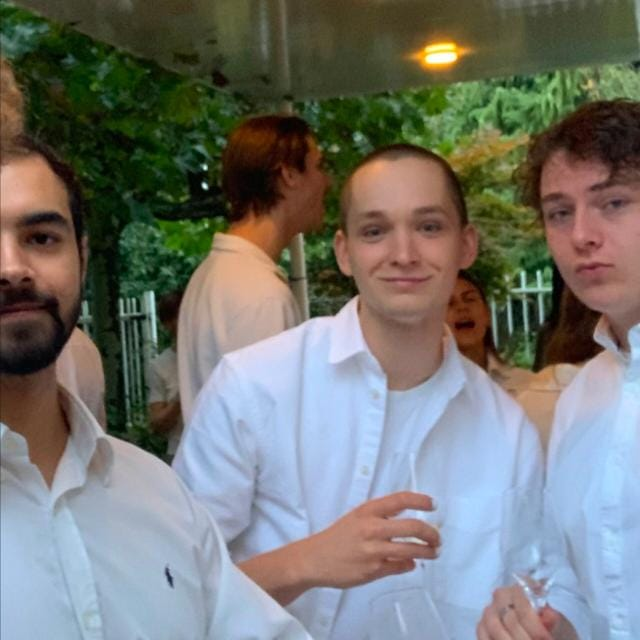
#> input picture Desktop/Persoonlijk/website/horeca/afbeeldingen/0.jpg, 640 x 640 px, given in place of boulder.png, which was not available
$ python make_collage.py
#> lines starting #> are read from the running program, lines starting #| are printed output that depends on the picture; pictures that were not available may be replaced by others from this repository, and a replacement may not be noted
#> in load_image, img is the input picture: PIL image 640x640 RGB; mean R, G, B 116.3, 117.4, 112.3
"""
Photo Collage Generator - Glass Style
======================================
Edit the IMAGES list below to change which photos appear in the collage.
The order maps to the grid left-to-right, top-to-bottom.

Usage:  python make_collage.py
Output: collage_glass.jpg
"""

from PIL import Image, ImageDraw, ImageFilter, ImageOps, ImageEnhance
import cv2
import numpy as np

# ===== CONFIGURATION - EDIT THIS =====

IMAGES = [
    "boulder.png",   # row 1, left
    "friend2.jpg",   # row 1, right
    "main.JPG",      # row 2, left
    "vacation.jpg",  # row 2, right
    "travel2.jpg",   # row 3, left
    "friends.jpg",   # row 3, right
]

COLS = 2
ROWS = 3
CELL_W = 620
CELL_H = 500
GAP = 4
PADDING = 4
RADIUS = 0
BORDER_W = 0
OUTPUT = "collage_glass.jpg"

# ======================================


def smart_crop(img_pil, target_w, target_h):
#> called with target_w = 620, target_h = 500
    img_cv = cv2.cvtColor(np.array(img_pil.convert("RGB")), cv2.COLOR_RGB2BGR)
    h, w = img_cv.shape[:2]
#> h = 640; w = 640
    target_ratio = target_w / target_h
    gray = cv2.cvtColor(img_cv, cv2.COLOR_BGR2GRAY)
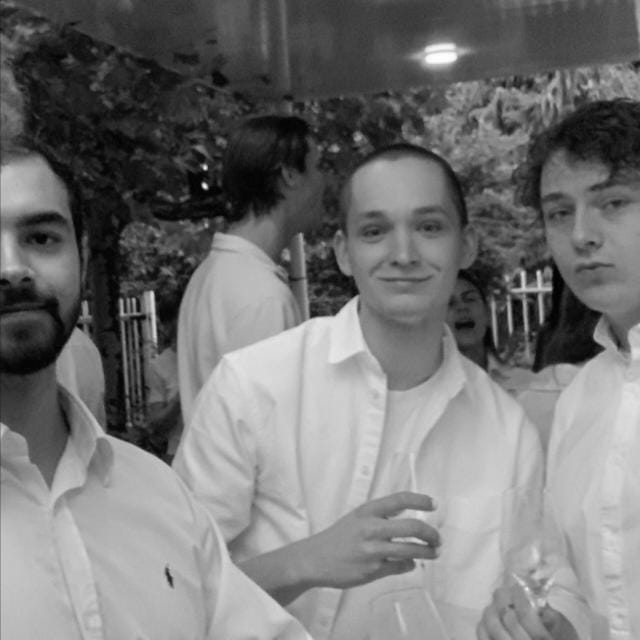
#> gray: shape (640, 640); min 0, max 254, mean 116.5
    face_cascade = cv2.CascadeClassifier(
        cv2.data.haarcascades + "haarcascade_frontalface_default.xml"
    )
    faces = face_cascade.detectMultiScale(gray, 1.1, 4, minSize=(30, 30))
#> faces = [[525, 160, 112, 112], [327, 168, 152, 152]]
    if len(faces) > 0:
        cx = int(np.mean([x + fw / 2 for x, y, fw, fh in faces]))
#> cx = 492
        cy = int(np.mean([y + fh / 2 for x, y, fw, fh in faces]))
#> cy = 230
    else:
        edges = cv2.Canny(gray, 50, 150)
        edges = cv2.GaussianBlur(edges, (51, 51), 0)
        cy_grid, cx_grid = np.mgrid[0:h, 0:w]
        center_weight = 1.0 - 0.3 * np.sqrt(
            ((cx_grid - w / 2) / (w / 2)) ** 2 + ((cy_grid - h / 2) / (h / 2)) ** 2
        )
        saliency = edges.astype(np.float32) * center_weight
        total = saliency.sum()
        if total > 0:
            cx = int((saliency * cx_grid).sum() / total)
            cy = int((saliency * cy_grid).sum() / total)
        else:
            cx, cy = w // 2, h // 2
    current_ratio = w / h
#> current_ratio = 1
    if current_ratio > target_ratio:
        crop_h = h
        crop_w = int(h * target_ratio)
    else:
        crop_w = w
#> crop_w = 640
        crop_h = int(w / target_ratio)
#> crop_h = 516
    left = max(0, min(cx - crop_w // 2, w - crop_w))
#> left = 0
    top = max(0, min(cy - crop_h // 2, h - crop_h))
#> top = 0
    return img_pil.crop((left, top, left + crop_w, top + crop_h))
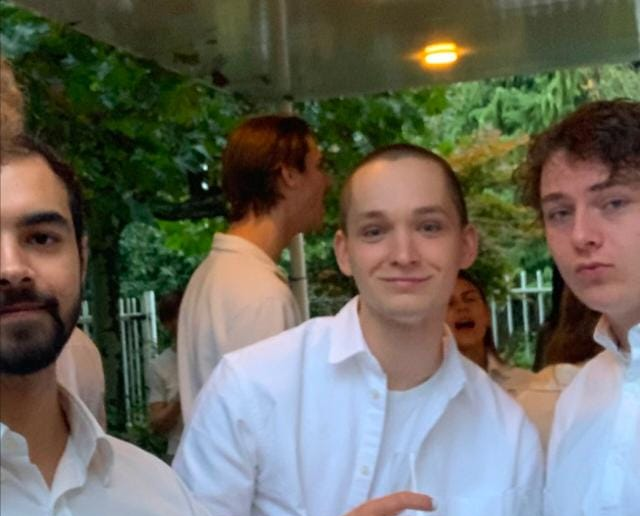
#> returned value: PIL image 640x516 RGBA; mean R, G, B, A 106.4, 105, 93.6, 255


def round_corners(img, radius):
    mask = Image.new("L", img.size, 0)
    draw = ImageDraw.Draw(mask)
    draw.rounded_rectangle([0, 0, img.size[0], img.size[1]], radius=radius, fill=255)
    result = img.copy().convert("RGBA")
    result.putalpha(mask)
    return result


def add_shadow(canvas, pos, size, radius=24, offset=8, blur=20, opacity=50):
    shadow = Image.new("RGBA", canvas.size, (0, 0, 0, 0))
    draw = ImageDraw.Draw(shadow)
    x, y = pos
    draw.rounded_rectangle(
        [x + offset, y + offset, x + size[0] + offset, y + size[1] + offset],
        radius=radius,
        fill=(0, 0, 0, opacity),
    )
    shadow = shadow.filter(ImageFilter.GaussianBlur(blur))
    return Image.alpha_composite(canvas, shadow)


def load_image(path):
    img = Image.open(path)
    img = ImageOps.exif_transpose(img)
    return img.convert("RGBA")


def generate_texture(w, h, seed=42):
    rng = np.random.RandomState(seed)
    texture = np.zeros((h, w), dtype=np.float32)
    for scale in [4, 8, 16, 32]:
        small = rng.randn(h // scale + 1, w // scale + 1).astype(np.float32)
        small_img = Image.fromarray((small * 127 + 128).clip(0, 255).astype(np.uint8))
        upscaled = small_img.resize((w, h), Image.BILINEAR)
        texture += np.array(upscaled).astype(np.float32) * (scale / 32.0)
    texture = (texture - texture.min()) / (texture.max() - texture.min())
    return texture


def main():
    cw = COLS * CELL_W + (COLS - 1) * GAP + 2 * PADDING
    ch = ROWS * CELL_H + (ROWS - 1) * GAP + 2 * PADDING

    # Load and smart-crop all images
    cropped_images = []
    for f in IMAGES:
        img = load_image(f)
        cropped = smart_crop(img, CELL_W, CELL_H)
        cropped = cropped.resize((CELL_W, CELL_H), Image.LANCZOS)
        cropped_images.append(cropped)
#> pass 2 of the loop in main, `for f in IMAGES:`:
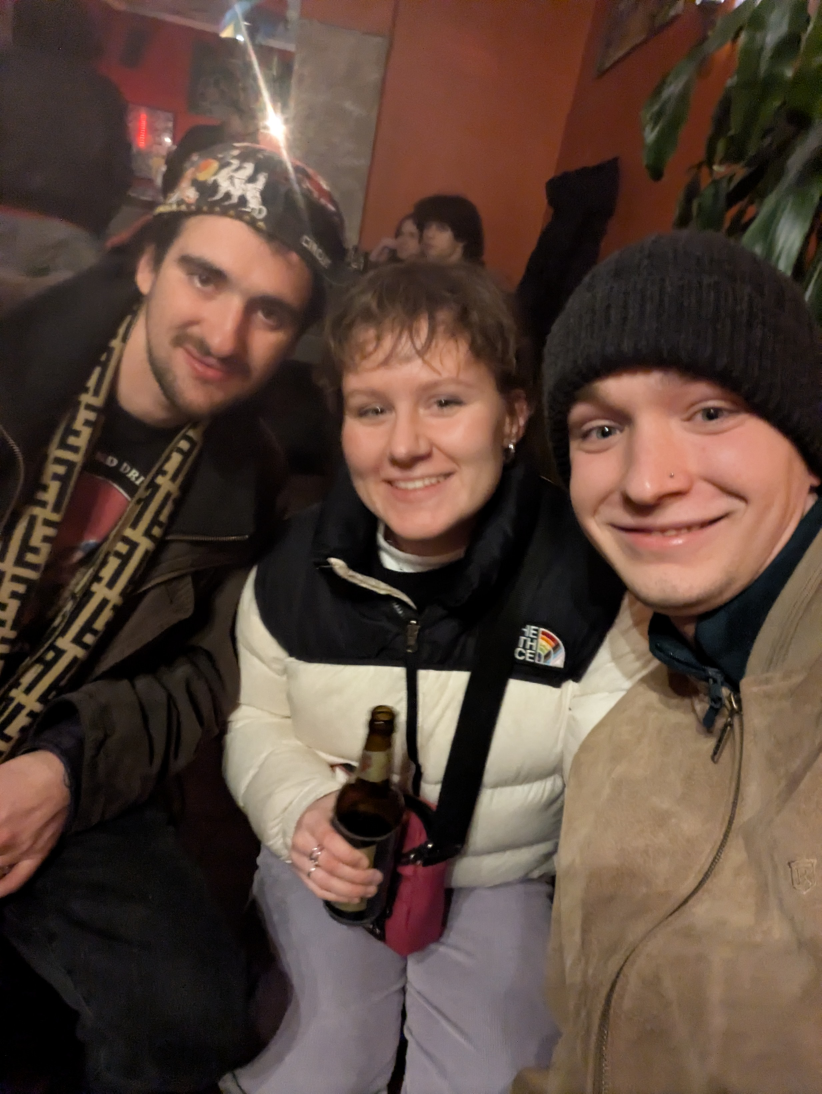
#> input picture Desktop/Persoonlijk/website/horeca/afbeeldingen/2.jpg, 2464 x 3280 px, given in place of friend2.jpg, which was not available (shown at 1/3 size)
#> in load_image, img is the input picture: PIL image 2464x3280 RGB; mean R, G, B 89.4, 69, 58.7
#> img_cv: shape (3280, 2464, 3)
#> in smart_crop (call 2), `gray = cv2.cvtColor(img_cv, cv2.COLOR_BGR2GRAY)`:
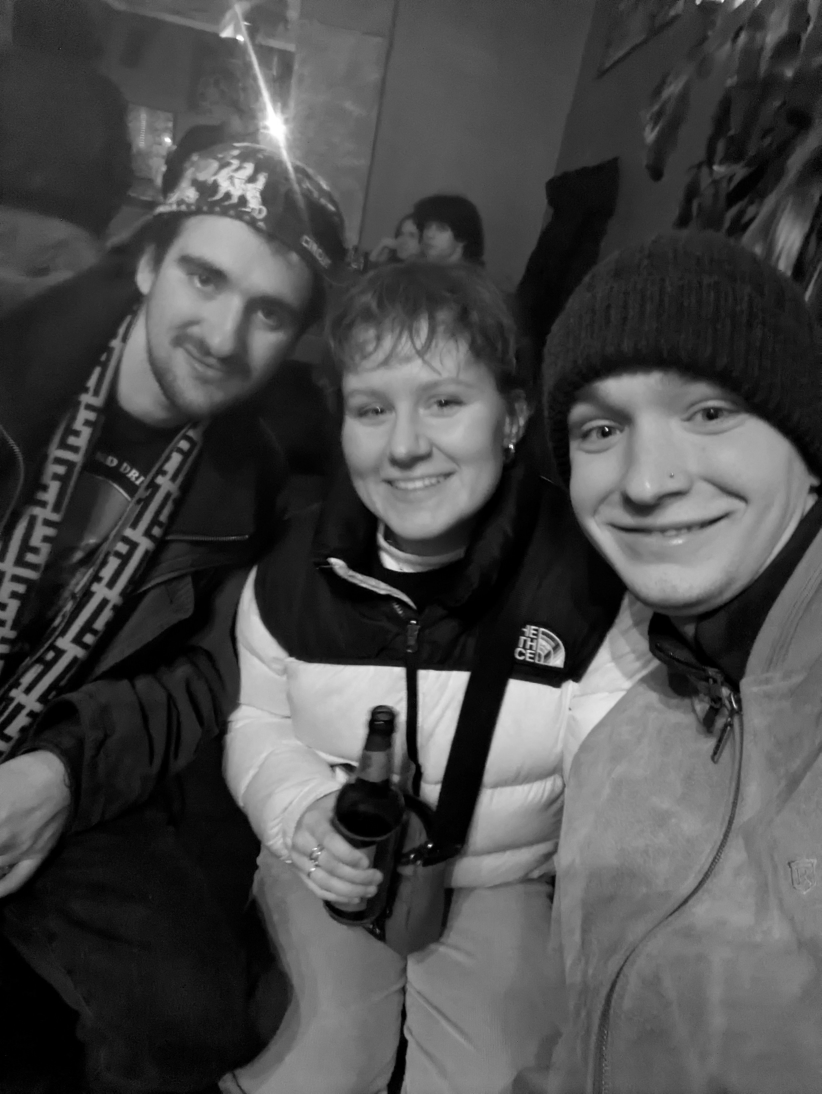
#> gray: shape (3280, 2464) (shown at 1/3 size); min 0, max 255, mean 73.9
#> faces = [[408, 800, 58, 58], [1223, 2473, 61, 61], [1256, 2318, 78, 78], [1176, 675, 90, 90], [2082, 2000, 99, 99], [941, 981, 587, 587], [1575, 981, 766, 766]]
#> cx = 1361
#> cy = 1585
#> top = 592
#> in main, `cropped = cropped.resize((CELL_W, CELL_H), Image.LANCZOS)`:
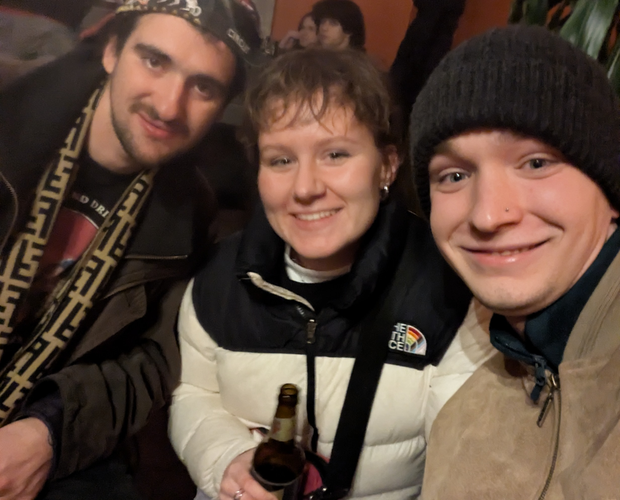
#> cropped: PIL image 620x500 RGBA; mean R, G, B, A 88.9, 69.1, 57.6, 255
#> pass 3 of the loop in main, `for f in IMAGES:`:
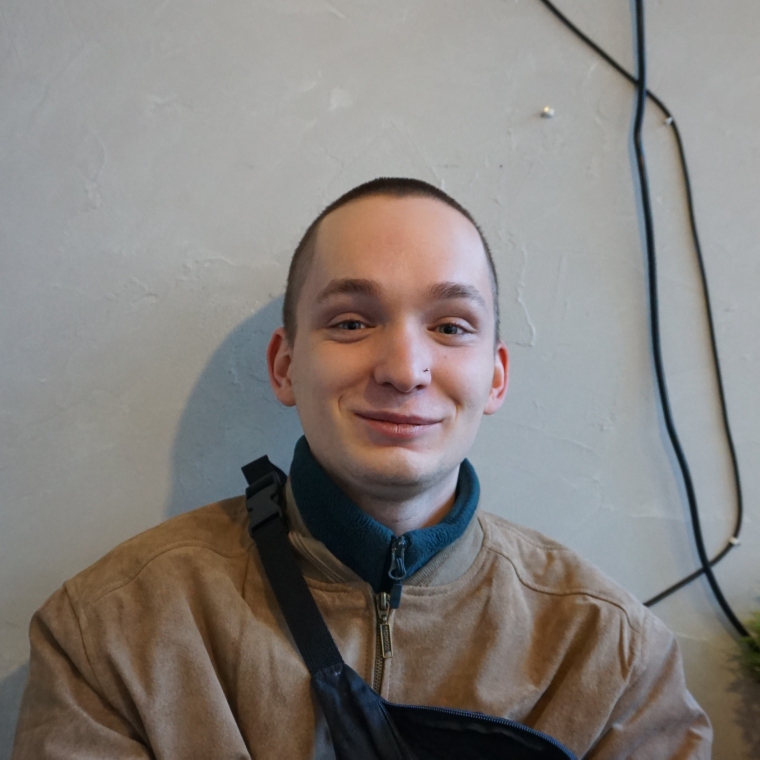
#> input picture Desktop/Persoonlijk/website/horeca/afbeeldingen/main.JPG, 3037 x 3037 px, found by its file name (shown at 1/4 size)
#> in load_image, img is the input picture: PIL image 3037x3037 RGB; mean R, G, B 133.8, 128.8, 125.3
#> img_cv: shape (3037, 3037, 3)
#> in smart_crop (call 3), `gray = cv2.cvtColor(img_cv, cv2.COLOR_BGR2GRAY)`:
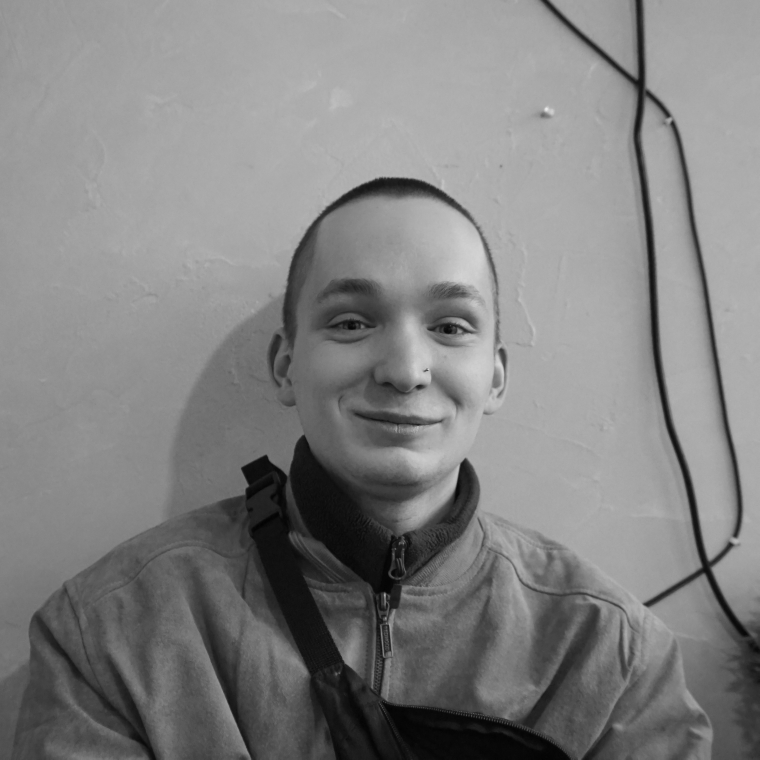
#> gray: shape (3037, 3037) (shown at 1/4 size); min 0, max 250, mean 129.9
#> faces = [[1144, 2110, 72, 72], [1071, 867, 1064, 1064]]
#> cx = 1391
#> cy = 1772
#> top = 548
#> in main, `cropped = cropped.resize((CELL_W, CELL_H), Image.LANCZOS)`:
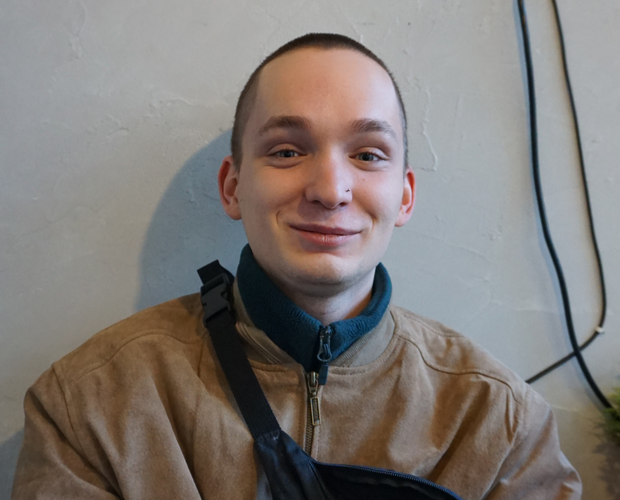
#> cropped: PIL image 620x500 RGBA; mean R, G, B, A 128.3, 122.3, 118.5, 255
#> the loop made 5 passes; the first 3 are shown

    # Calculate grid positions
    positions = []
    for i in range(len(IMAGES)):
        row, col = divmod(i, COLS)
        positions.append(
            (PADDING + col * (CELL_W + GAP), PADDING + row * (CELL_H + GAP))
        )

    # Build blurred glass background
    bg = Image.new("RGB", (cw, ch), (60, 60, 65))
    for img, (x, y) in zip(cropped_images, positions):
        bg.paste(img.convert("RGB"), (x, y))
    bg = bg.filter(ImageFilter.GaussianBlur(80))
    bg_arr = np.array(bg).astype(np.float32)
    bg_arr = bg_arr * 0.7 + 0.3 * 60
    bg = Image.fromarray(bg_arr.clip(0, 255).astype(np.uint8))
    bg = ImageEnhance.Color(bg).enhance(1.2)
    bg = ImageEnhance.Brightness(bg).enhance(1.3)

    # Add texture overlay
    texture = generate_texture(cw, ch)
    bg_arr = np.array(bg).astype(np.float32)
    texture_3d = np.stack([texture] * 3, axis=-1)
    bg_arr = bg_arr * (0.92 + 0.16 * texture_3d)
    canvas = Image.fromarray(bg_arr.clip(0, 255).astype(np.uint8)).convert("RGBA")

    # Place photos with borders and shadows
    for i, cropped in enumerate(cropped_images):
        x, y = positions[i]
        bordered_w = CELL_W + BORDER_W * 2
        bordered_h = CELL_H + BORDER_W * 2
        border_layer = Image.new("RGBA", (bordered_w, bordered_h), (255, 255, 255, 180))
        border_layer = round_corners(border_layer, RADIUS + BORDER_W)
        rc = round_corners(cropped, RADIUS)
        border_layer.paste(rc, (BORDER_W, BORDER_W), rc)
        bx, by = x - BORDER_W, y - BORDER_W
        canvas = add_shadow(
            canvas, (bx, by), (bordered_w, bordered_h), RADIUS + BORDER_W, 8, 20, 50
        )
        canvas.paste(border_layer, (bx, by), border_layer)

    canvas.convert("RGB").save(OUTPUT, quality=95)
    print(f"Saved {OUTPUT}: {cw}x{ch}")


if __name__ == "__main__":
#> (the run stopped early here; a loop or call above may not have finished)
